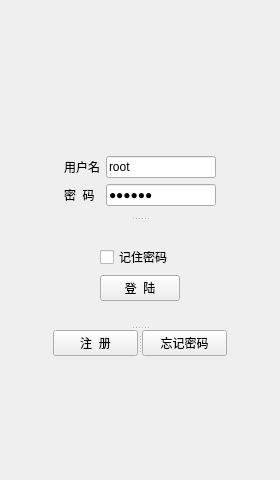
<?xml version="1.0" encoding="UTF-8"?>
<ui version="4.0">
 <class>Login</class>
 <widget class="QMainWindow" name="Login">
  <property name="geometry">
   <rect>
    <x>0</x>
    <y>0</y>
    <width>280</width>
    <height>480</height>
   </rect>
  </property>
  <property name="windowTitle">
   <string>Login</string>
  </property>
  <widget class="QWidget" name="centralWidget">
   <layout class="QGridLayout" name="gridLayout_3">
    <item row="2" column="1">
     <widget class="QSplitter" name="splitter_2">
      <property name="orientation">
       <enum>Qt::Vertical</enum>
      </property>
      <widget class="QWidget" name="layoutWidget">
       <layout class="QGridLayout" name="gridLayout">
        <item row="0" column="0">
         <widget class="QLabel" name="label">
          <property name="text">
           <string>用户名</string>
          </property>
         </widget>
        </item>
        <item row="1" column="0">
         <widget class="QLabel" name="label_2">
          <property name="text">
           <string>密  码</string>
          </property>
         </widget>
        </item>
        <item row="1" column="1">
         <widget class="QLineEdit" name="le_passward">
          <property name="text">
           <string>123456</string>
          </property>
          <property name="echoMode">
           <enum>QLineEdit::Password</enum>
          </property>
         </widget>
        </item>
        <item row="0" column="1">
         <widget class="QLineEdit" name="le_username">
          <property name="text">
           <string>root</string>
          </property>
         </widget>
        </item>
       </layout>
      </widget>
      <widget class="QWidget" name="layoutWidget">
       <layout class="QGridLayout" name="gridLayout_2">
        <item row="0" column="1">
         <spacer name="verticalSpacer_2">
          <property name="orientation">
           <enum>Qt::Vertical</enum>
          </property>
          <property name="sizeHint" stdset="0">
           <size>
            <width>18</width>
            <height>17</height>
           </size>
          </property>
         </spacer>
        </item>
        <item row="1" column="0" rowspan="2">
         <spacer name="horizontalSpacer">
          <property name="orientation">
           <enum>Qt::Horizontal</enum>
          </property>
          <property name="sizeHint" stdset="0">
           <size>
            <width>40</width>
            <height>20</height>
           </size>
          </property>
         </spacer>
        </item>
        <item row="1" column="1">
         <widget class="QCheckBox" name="cb_rememberpwd">
          <property name="text">
           <string>记住密码</string>
          </property>
         </widget>
        </item>
        <item row="1" column="2" rowspan="2">
         <spacer name="horizontalSpacer_2">
          <property name="orientation">
           <enum>Qt::Horizontal</enum>
          </property>
          <property name="sizeHint" stdset="0">
           <size>
            <width>40</width>
            <height>20</height>
           </size>
          </property>
         </spacer>
        </item>
        <item row="2" column="1">
         <widget class="QPushButton" name="btn_login">
          <property name="text">
           <string>登  陆</string>
          </property>
         </widget>
        </item>
        <item row="3" column="1">
         <spacer name="verticalSpacer">
          <property name="orientation">
           <enum>Qt::Vertical</enum>
          </property>
          <property name="sizeHint" stdset="0">
           <size>
            <width>20</width>
            <height>18</height>
           </size>
          </property>
         </spacer>
        </item>
       </layout>
      </widget>
      <widget class="QSplitter" name="splitter">
       <property name="orientation">
        <enum>Qt::Horizontal</enum>
       </property>
       <widget class="QPushButton" name="btn_register">
        <property name="text">
         <string>注  册</string>
        </property>
       </widget>
       <widget class="QPushButton" name="btn_forgetpwd">
        <property name="text">
         <string>忘记密码</string>
        </property>
       </widget>
      </widget>
     </widget>
    </item>
    <item row="3" column="1">
     <spacer name="verticalSpacer_3">
      <property name="orientation">
       <enum>Qt::Vertical</enum>
      </property>
      <property name="sizeHint" stdset="0">
       <size>
        <width>20</width>
        <height>71</height>
       </size>
      </property>
     </spacer>
    </item>
    <item row="2" column="2">
     <spacer name="horizontalSpacer_3">
      <property name="orientation">
       <enum>Qt::Horizontal</enum>
      </property>
      <property name="sizeHint" stdset="0">
       <size>
        <width>51</width>
        <height>20</height>
       </size>
      </property>
     </spacer>
    </item>
    <item row="2" column="0">
     <spacer name="horizontalSpacer_4">
      <property name="orientation">
       <enum>Qt::Horizontal</enum>
      </property>
      <property name="sizeHint" stdset="0">
       <size>
        <width>51</width>
        <height>20</height>
       </size>
      </property>
     </spacer>
    </item>
    <item row="0" column="1">
     <spacer name="verticalSpacer_4">
      <property name="orientation">
       <enum>Qt::Vertical</enum>
      </property>
      <property name="sizeHint" stdset="0">
       <size>
        <width>20</width>
        <height>72</height>
       </size>
      </property>
     </spacer>
    </item>
    <item row="1" column="1">
     <widget class="QLabel" name="lb_socketState">
      <property name="text">
       <string/>
      </property>
     </widget>
    </item>
   </layout>
  </widget>
  <widget class="QMenuBar" name="menuBar">
   <property name="geometry">
    <rect>
     <x>0</x>
     <y>0</y>
     <width>280</width>
     <height>23</height>
    </rect>
   </property>
  </widget>
 </widget>
 <layoutdefault spacing="6" margin="11"/>
 <resources/>
 <connections/>
</ui>
